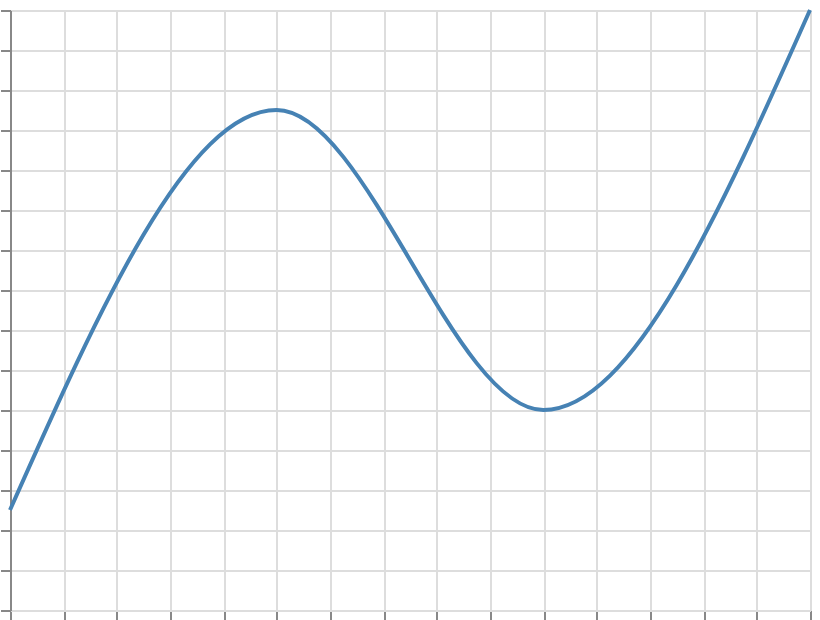

Source (Vega-Lite JSON):
### Vega specification from a JSON file in a GitHub repository (floating-point values rounded to 4 significant figures)
{"$schema": "https://vega.github.io/schema/vega/v6.json", "width": 400, "height": 300, "padding": 5, "autosize": "none", "data": [{"name": "table", "values": [{"x": 0, "y": 5}, {"x": 1, "y": 25}, {"x": 2, "y": 10}, {"x": 3, "y": 30}]}], "scales": [{"name": "x", "type": "linear", "domain": {"data": "table", "field": "x"}, "range": "width", "nice": true}, {"name": "y", "type": "linear", "domain": {"data": "table", "field": "y"}, "range": [{"signal": "height"}, 0], "nice": true}], "marks": [{"type": "line", "from": {"data": "table"}, "encode": {"update": {"x": {"scale": "x", "field": "x"}, "y": {"scale": "y", "field": "y"}, "stroke": {"value": "steelblue"}, "strokeWidth": {"value": 2}, "interpolate": {"value": "monotone"}}, "orient": {"value": "horizontal"}}}], "axes": [{"scale": "x", "orient": "bottom", "grid": true, "labels": false}, {"scale": "y", "orient": "left", "grid": true, "labels": false}]}
